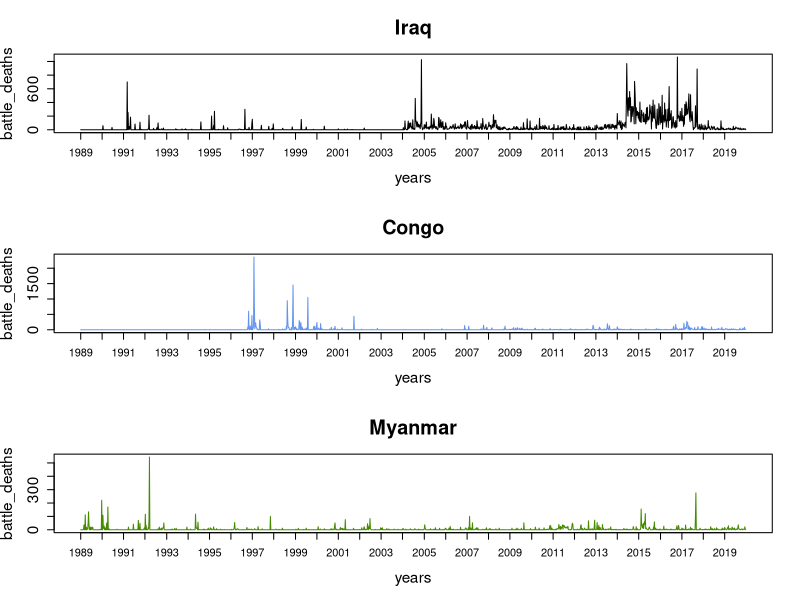

The R script that drew this image:
setwd(dirname(rstudioapi::getSourceEditorContext()$path))

irq <- read.csv("../../data/iraq.csv")
con <- read.csv("../../data/congo.csv")
mmr <- read.csv("../../data/myanmar.csv")

con.col <- "cornflowerblue"
mmr.col <- "chartreuse4"
irq.col <- "black"

y.lab <- "battle_deaths"
x.lab <- "years"

year.inds <- which(con$week == 1)
year.labs <- con$year[year.inds]

pdf("./figs/3countries_bd.pdf", width=10, height=7)
par(mfrow=c(3,1))
plot(1:1617, irq$battle_deaths, col=irq.col, type='l', main="Iraq",
     xaxt="n", xlab=x.lab, ylab=y.lab, cex.lab=1.4, cex.axis=1.4, cex.main=1.8)
axis(1, at=year.inds, labels=year.labs)
plot(1:1617, con$battle_deaths, col=con.col, type='l', main="Congo",
     xaxt="n", xlab=x.lab, ylab=y.lab, cex.lab=1.4, cex.axis=1.4, cex.main=1.8)
axis(1, at=year.inds, labels=year.labs)
plot(1:1617, mmr$battle_deaths, col=mmr.col, type='l', main="Myanmar",
     xaxt="n", xlab=x.lab, ylab=y.lab, cex.lab=1.4, cex.axis=1.4, cex.main=1.8)
axis(1, at=year.inds, labels=year.labs)
dev.off()
